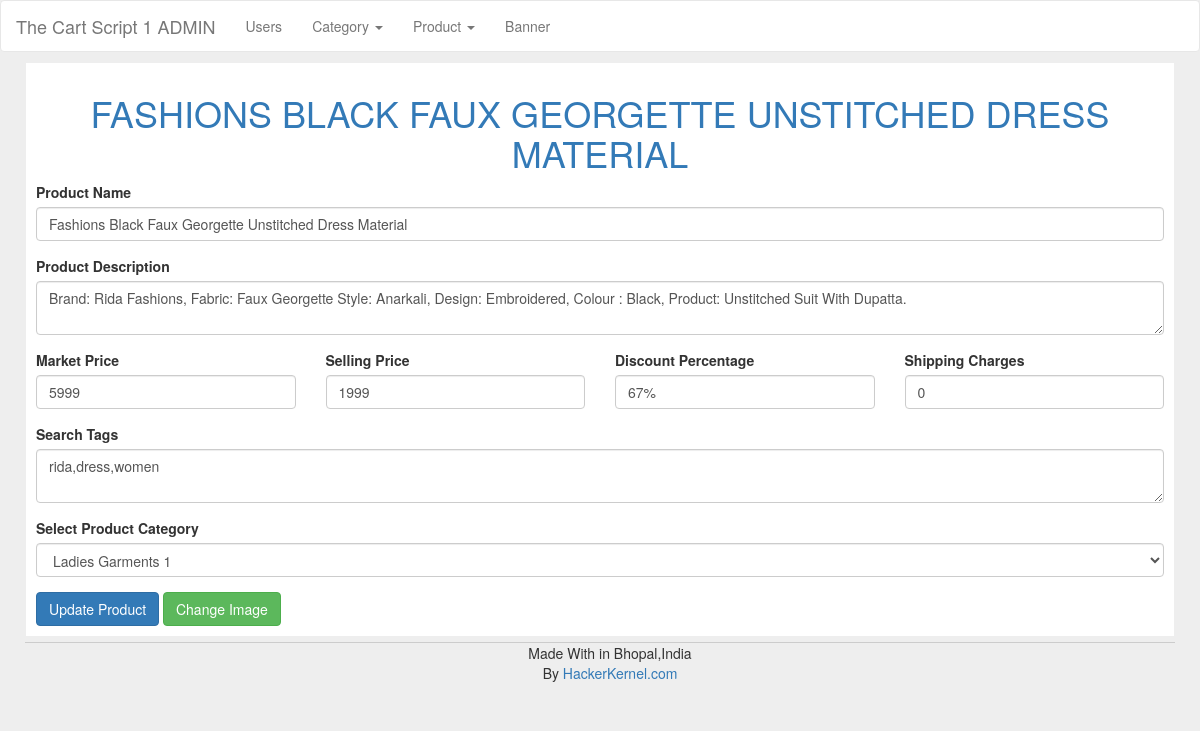
The page /admin/edit_product.php?id=4 (signed in) on the database as committed earlier.
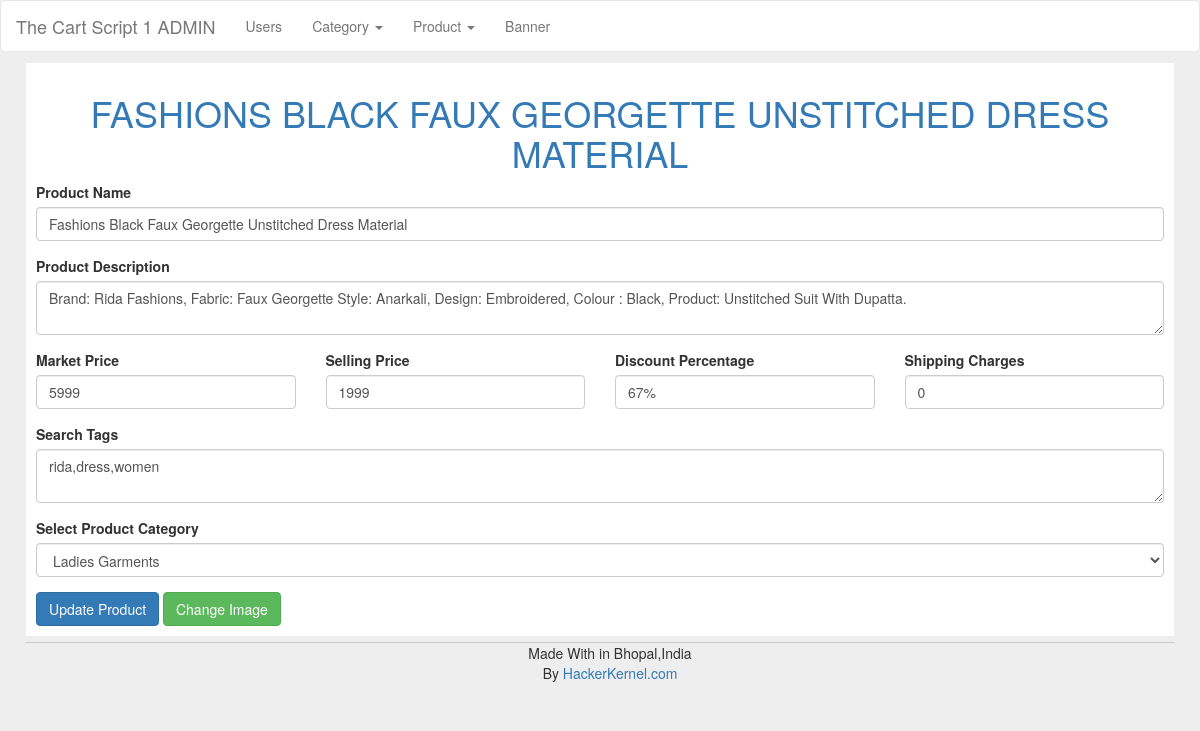
The same page on the database as committed later.
### tables this page shows
CREATE TABLE IF NOT EXISTS `category` (
  `id` int(11) NOT NULL,
  `name` text NOT NULL,
  `image` text NOT NULL
);

### classes/Db.php (called while the page is built, shortened)
<?php
	class Db{
		public static $_mysqli = null;
		private $_host = "localhost",
				$_database = "hk_cart_v1",
				$_username = "root",
				$_password = "";
		public function __construct(){
			return $this->Connnect();
		}
		public function Connnect(){
			self::$_mysqli = mysqli_connect($this->_host,$this->_username,$this->_password,$this->_database);
			if(!mysqli_connect_errno()){
				return self::$_mysqli;
			}else{
				echo "Connection Failed ". mysqli_connect_error();
			}
		}
		public function Query($q){
			$v =  mysqli_query(self::$_mysqli, $q);
			return $v;
		}
		public function Fetch($howmuch, $from, $where){
			if($where != null){
				$queryString = "SELECT ".$howmuch." FROM ".$from." WHERE ".$where;
			}else{
				$queryString = "SELECT ".$howmuch." FROM ".$from;
			}
			$query = $this->Query($queryString);
			$fetch = mysqli_fetch_assoc($query);
			return $fetch;
		}
	}
?>

### admin/inc/init.php (called while the page is built, shortened)
<?php
	require_once("./../classes/Db.php");
	require_once("./../inc/function.php");
	$db = new Db();
?>

### inc/function.php (called while the page is built, shortened)
<?php
	function escape($value){
		return trim(htmlentities(htmlspecialchars($value)));
	}
?>

### admin/edit_product.php (the view, shortened to what this page needs)
<?php
	require_once("inc/header.php");
	require_once("inc/navbar.php");
	if (isset($_GET['id'])) {
		$product_id = escape($_GET['id']);
		$product = $db->Fetch("*","product","id='$product_id'");
		$category_id = $product['category_id'];
		$category = $db->Fetch("name","category","id='$category_id'");
	}else{
		die("<center>Invalid Page</center>");
	}
?>
<div class="container padding-10">
	<div id="search-container">
		<h1 class="text-center text-bs-primary text-upper"><?php echo $product['name'] ?></h1>
		<form action="<?php echo $_SERVER['PHP_SELF']."?id=".$product_id;?>" method="post" enctype="multipart/form-data">
			<div class="form-group">
				<label for="pname">Product Name</label>
				<input type="text" class="form-control" id="pname" name="pname" placeholder="Enter your product name"  value="<?php echo $product['name']; ?>">
			</div>
			<div class="form-group">
				<label for="pdescription">Product Description</label>
				<textarea placeholder="Enter products description" class="form-control" id="pdescription" name="pdescription"><?php echo $product['description']; ?></textarea>
			</div>
			<div class="form-group">
				<div class="row">
					<div class="col-sm-3">
						<label for="pmp">Market Price</label>
						<input type="text" name="pmp" id="pmp" class="form-control" placeholder="Ex: 45000 (NOTE:no rs)" value="<?php echo $product['mp']; ?>">
					</div>
					<div class="col-sm-3">
						<label for="psp">Selling Price</label>
						<input type="text" name="psp" id="psp" class="form-control" placeholder="Ex: 40000 (NOTE:no rs)" value="<?php echo $product['sp']; ?>">
					</div>
					<div class="col-sm-3">
						<label for="poff">Discount Percentage</label>
						<input type="text" name="poff" id="poff" class="form-control" placeholder="Ex: 25% (NOTE:followed by %)" value="<?php echo $product['off']; ?>">
					</div>
					<div class="col-sm-3">
						<label for="pshipping">Shipping Charges</label>
						<input type="text" name="pshipping" id="pshipping" class="form-control" placeholder="Ex	: 40 (NOTE:no rs)" value="<?php echo $product['shipping']; ?>">
					</div>
				</div>
			</div>
			<div class="form-group">
				<label for="ptags">Search Tags</label>
				<textarea id="ptags" name="ptags" class="form-control" placeholder="Seprate tage by comma (EXAMPLE: laptop,apple,macbook,mac book air)"><?php echo $product['tags'] ?></textarea>
			</div>
			<div class="form-group">
				<label for="pcategory">Select Product Category</label>
				<select name="pcategory" id="pcategory" class="form-control">
				<option value="<?php echo  $category_id;?>"><?php echo $category['name']; ?></option>
				</select>
			</div>
			<input type="submit" class="btn btn-primary" name="update" value="Update Product">
			<a href="edit_product_image.php?id=<?php echo $product_id; ?>" class='btn btn-success'>Change Image</a>
		</form>
	</div>
	<?php require_once("../inc/footer-nav.php"); ?>
</div>
<?php require_once("inc/footer.php"); ?>

Rows that differ between the two databases and show on the page:
changed category: pcategory "Ladies Garments 1" → "Ladies Garments"
